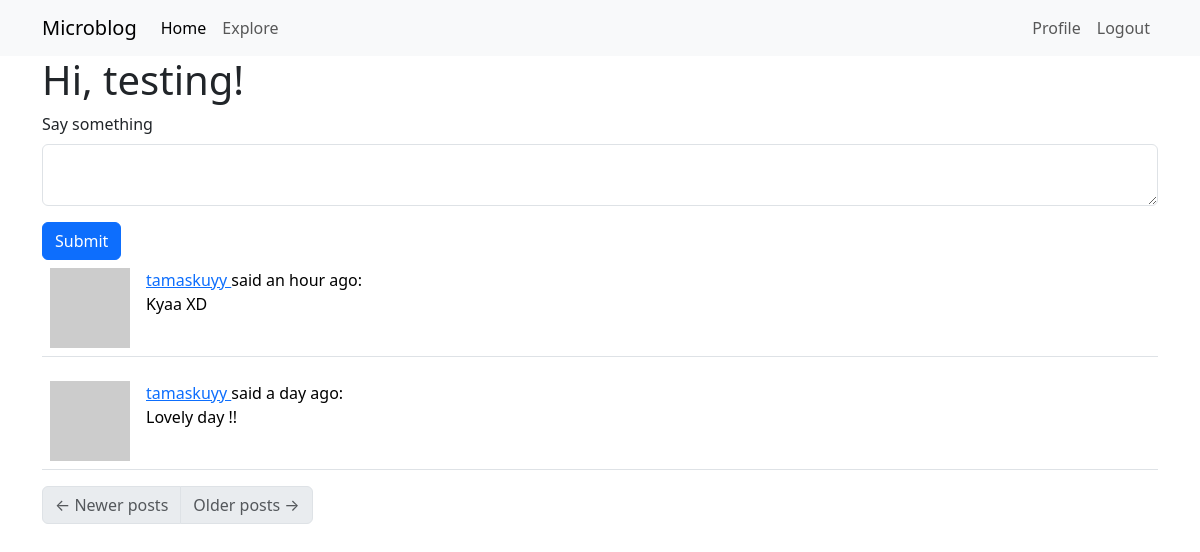
The page /index (signed in) on the database its author committed.
### app/models.py (models this page shows, shortened)
class User(UserMixin, db.Model):
    id = db.Column(db.Integer, primary_key=True)
    username = db.Column(db.String(64), index=True, unique=True)
    email = db.Column(db.String(120), index=True, unique=True)
    password_hash = db.Column(db.String(128))
    posts = db.relationship('Post', backref='author', lazy='dynamic')
    about_me = db.Column(db.String(140))
    last_seen = db.Column(db.DateTime, default=datetime.utcnow)
    followed = db.relationship(
        'User', secondary=followers,
        primaryjoin=(followers.c.follower_id == id),
        secondaryjoin=(followers.c.followed_id == id),
        backref=db.backref('followers', lazy='dynamic'), lazy='dynamic')
    def avatar(self, size):
        digest = md5(self.email.lower().encode('utf-8')).hexdigest()
        return 'https://www.gravatar.com/avatar/{}?d=identicon&s={}'.format(digest, size)
    def followed_posts(self):
        followed = Post.query.join(
            followers, (followers.c.followed_id == Post.user_id)).filter(
                followers.c.follower_id == self.id)
        own = Post.query.filter_by(user_id=self.id)
        return followed.union(own).order_by(Post.timestamp.desc())

class Post(db.Model):
    id = db.Column(db.Integer, primary_key=True)
    body = db.Column(db.String(140))
    timestamp = db.Column(db.DateTime, index=True, default=datetime.utcnow)
    user_id = db.Column(db.Integer, db.ForeignKey('user.id'))

### app/routes.py (the view)
@app.route('/', methods=['GET', 'POST'])
@app.route('/index', methods=['GET', 'POST'])
@login_required
def index():
    form = PostForm()
    if form.validate_on_submit():
        post = Post(body=form.post.data, author=current_user)
        db.session.add(post)
        db.session.commit()
        flash('Your post is now live!')
        return redirect(url_for('index'))
    page = request.args.get('page', 1, type=int)
    posts = current_user.followed_posts().paginate(page=page, per_page=app.config['POSTS_PER_PAGE'], error_out=False)
    next_url = url_for('index', page=posts.next_num) \
        if posts.has_next else None
    prev_url = url_for('index', page=posts.prev_num) \
        if posts.has_prev else None
    return render_template('index.html', title='Home', form=form, posts=posts.items, next_url=next_url, prev_url=prev_url)

### app/forms.py
class PostForm(FlaskForm):
    post = TextAreaField('Say something', validators=[
        DataRequired(), Length(min=1, max=140)])
    submit = SubmitField('Submit')

### app/models.py (called while the page is built)
@login.user_loader
def load_user(id):
    return User.query.get(int(id))

### app/routes.py (called while the page is built)
@app.before_request
def before_request():
    if current_user.is_authenticated:
        current_user.last_seen = datetime.utcnow()
        db.session.commit()

### app/templates/index.html (shortened to what this page needs)
<!doctype html>
<html>
    <head>
    </head>
    <body>
        {% extends "base.html" %}
        {% from 'bootstrap5/form.html' import render_form, render_field %}
        {% block app_content %}
            <h1>Hi, {{ current_user.username }}!</h1>
            {% if form %}
                <div class="row">
                    <div class="col-md-12">
                        {{ render_form(form) }}
                    </div>
                </div>
            {% endif %}
            {% for post in posts %}
                {% include '_post.html' %}
            {% endfor %}
            <nav aria-label="...">
                <ul class="pagination">
                    <li class="page-item {% if not prev_url %} disabled{% endif %}">
                        <a href="{{ prev_url or '#' }}" class="page-link">
                            <span aria-hidden="true">&larr;</span> Newer posts
                        </a>
                    </li>
                    <li class="page-item {% if not next_url %} disabled{% endif %}">
                        <a href="{{ next_url or '#' }}" class="page-link">
                            Older posts <span aria-hidden="true">&rarr;</span>
                        </a>
                    </li>
                </ul>
            </nav>
        {% endblock %}

### app/templates/_post.html
<table class="table table-hover">
    <tr>
        <td width="70px">
            <a href="{{ url_for('user', username=post.author.username) }}">
                <img src="{{ post.author.avatar(70) }}" />
            </a>
        </td>
        <td>
            <a href="{{ url_for('user', username=post.author.username) }}">
                {{ post.author.username }}
            </a>
            said {{ moment(post.timestamp).fromNow() }}:
            <br>
            {{ post.body }}
        </td>
    </tr>
</table>

### rows shown on the page
User: username "testing"
Post: author.username "tamaskuyy", timestamp "an hour ago", body "Kyaa XD"
Post: author.username "tamaskuyy", timestamp "a day ago", body "Lovely day !!"
